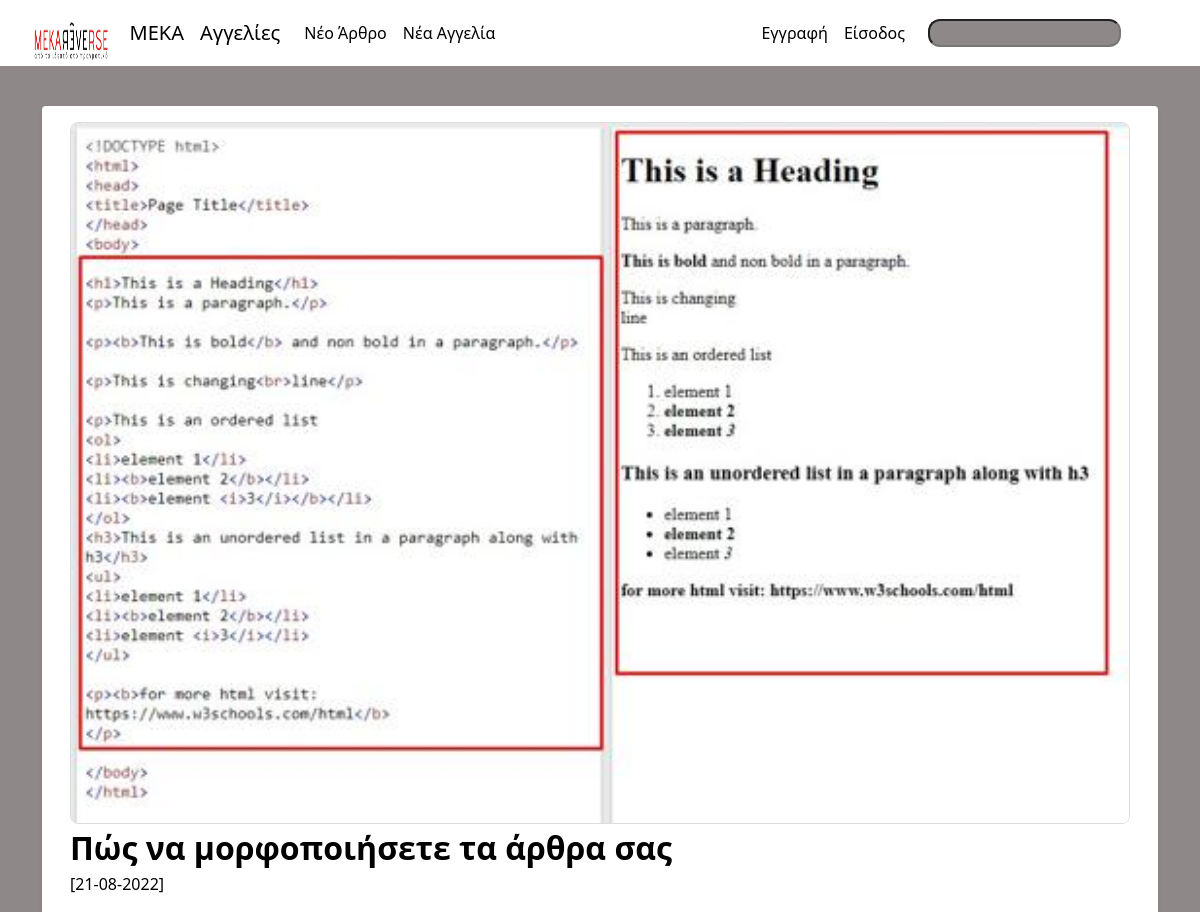
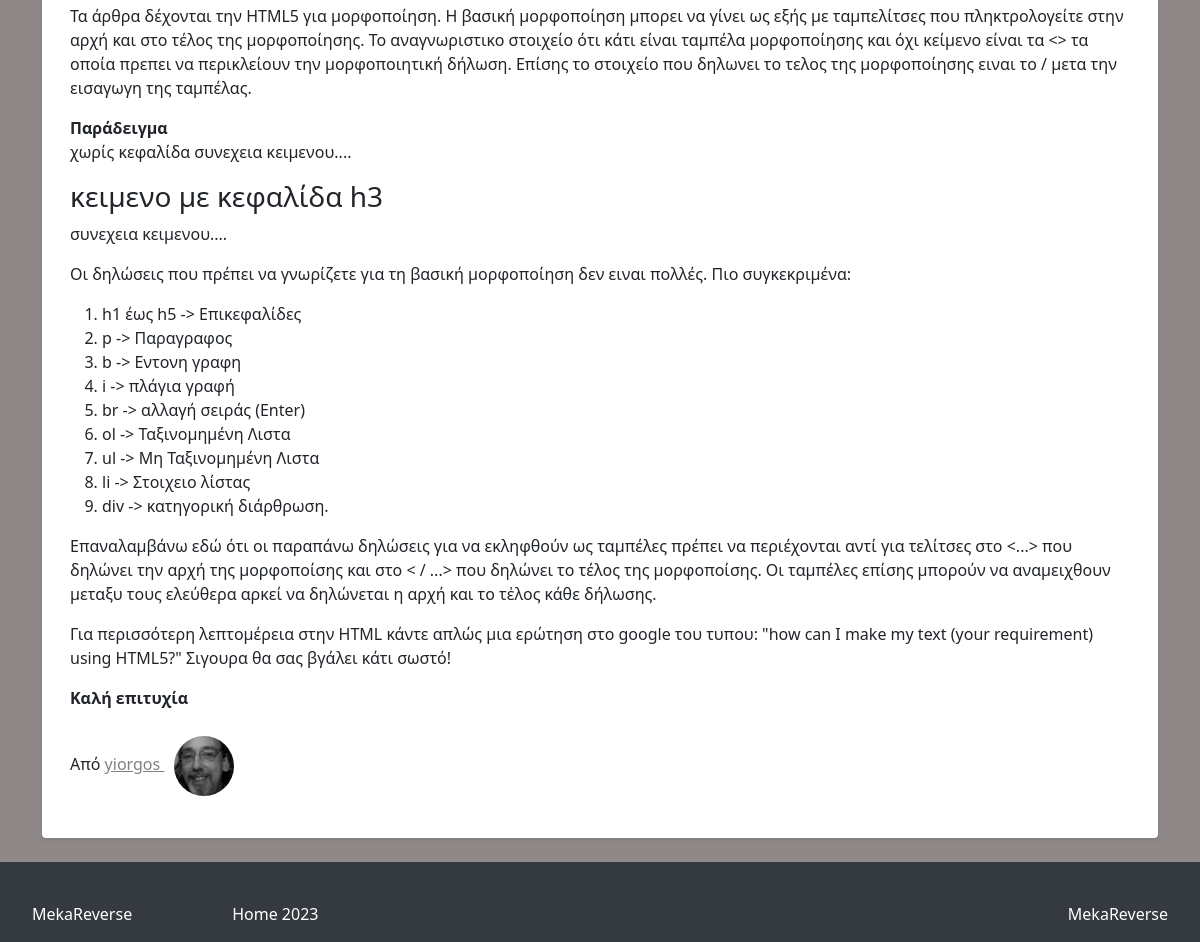
The page /full_article/3 on the database its author committed (2 pictures, top to bottom).
### FlaskBlogApp/models.py (models this page shows, shortened)
class Article(db.Model):
    id = db.Column(db.Integer, autoincrement=True, primary_key=True)
    article_title = db.Column(db.String(50), nullable=False)
    article_body = db.Column(db.Text(), nullable=False)
    article_image = db.Column(db.String(30), nullable=False, default='default_article_image.jpg')
    date_created = db.Column(db.DateTime, nullable=False, default=datetime.utcnow)
    user_id = db.Column(db.Integer, db.ForeignKey('user.id'), nullable=False)

class User(db.Model, UserMixin):
    id = db.Column(db.Integer, autoincrement=True, primary_key=True)
    username = db.Column(db.String(15), unique=True, nullable=False)
    email = db.Column(db.String(150), unique=True, nullable=False)
    password = db.Column(db.String(36), nullable=False)
    profile_image = db.Column(db.String(30), default='default_profile_image.jpg')
    contact_username = db.Column(db.String(15), unique=False, nullable=False)
    articles = db.relationship('Article', backref='author', lazy=True)
    offers = db.relationship('Offer', backref='author', lazy=True)

### FlaskBlogApp/routes.py (the view)
@app.route("/full_article/<int:article_id>", methods=["GET"])
def full_article(article_id):
    article = Article.query.get_or_404(article_id)
    return render_template("full_article.html", article=article)

### FlaskBlogApp/templates/full_article.html (shortened to what this page needs)
{% extends "base.html" %}
{% block content %}
<main role="main" class="container">
{% if article %}
        <div class="row my-3 p-3 bg-body rounded shadow-sm">
          <div class="col col-md-12">
            {% if article.article_image and article.article_image != 'default_article_image.jpg' %}
              <img src="{{ url_for('static', filename='images/articles_images/'+article.article_image) }}" alt="" class="img-responsive a_image" width="100%">
            {% endif %}
          </div>
          <div class="col col-md-12">
            <div class="main-article-title">
              {{ article.article_title | safe }}
            </div>
            <small class="article_date">[{{ article.date_created.strftime('%d-%m-%Y') }}]</small>
            <p class="main-article-partial-text">
              {{ article.article_body | safe }}
            </p>
            <p class="">Από
              <span>
                <a class="author-name" href="{{ url_for('articles_by_author', author_id=article.author.id) }}"> {{ article.author.username }}
                  <img class="rounded-circle profile-image" alt="{{ article.author.username }}" src="{{ url_for('static', filename='images/profiles_images/'+article.author.profile_image) }}" data-holder-rendered="true" data-bs-toggle="tooltip" data-bs-placement="top" title="{{ article.author.username }}">
                </a>
              </span>
            </p>
          </div>
        </div>
{% endif %}
</main>
{% endblock content %}

### FlaskBlogApp/static/css/styles.css (style rules this page uses)
body { background-color: #8e8888; }
.container { margin-top: 20px; }
.main-article-title { font-size: 2em; font-weight: bold; text-decoration: none; color: black; }
.article_date, .article_date:hover { font-size: 1em; color: black; }
.main-article-partial-text, .main-article-full-text { font-size: 1.5em; margin-top: 20px; }
.author-name:link { color: gray; }
.main-article-category:hover, .main-article-title:hover, .author-name { text-decoration: underline; color: black; }
.row { margin-top: 20px; }
.profile-image { width: 60px; height: 60px; margin: 10px; }
.a_image { border: 1px solid #ddd; border-radius: 8px; }

### rows shown on the page
Article: article_image (picture), article_title "Πώς να μορφοποιήσετε τα άρθρα σας", date_created "21-08-2022", article_body "Τα άρθρα δέχονται την HTML5 για μορφοποίηση. Η βασική μορφοποίηση μπορει να γίνει ως εξής με ταμπελίτσες που πληκτρολογείτε στην αρχή και στο τέλος της μορφοποίησης. To αναγνωριστικο στοιχείο ότι κάτι είναι ταμπέλα μορφοποίησης και όχι κείμενο είναι τα <> τα οποία πρεπει να περικλείουν την μορφοποιητική δήλωση. Επίσης το στοιχείο που δηλωνει το τελος της μορφοποίησης ειναι το / μετα την εισαγωγη της ταμπέλας. Παράδειγμα χωρίς κεφαλίδα συνεχεια κειμενου.... κειμενο με κεφαλίδα h3 συνεχεια κειμενου.... Οι δηλώσεις που πρέπει να γνωρίζετε για τη βασική μορφοποίηση δεν ειναι πολλές. Πιο συγκεκριμένα: h1 έως h5 -> Επικεφαλίδες p -> Παραγραφος b -> Εντονη γραφη i -> πλάγια γραφή br -> αλλαγή…"
User: author.username "yiorgos", profile_image (picture)
